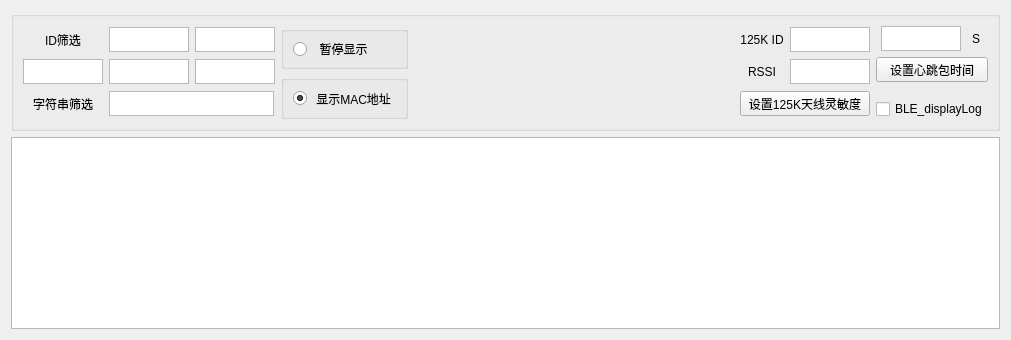
      <widget class="QWidget" name="BLE_data">
       <attribute name="title">
        <string>BLE_data</string>
       </attribute>
       <layout class="QVBoxLayout" name="verticalLayout_70">
        <item>
         <widget class="QGroupBox" name="groupBox_22">
          <property name="minimumSize">
           <size>
            <width>0</width>
            <height>120</height>
           </size>
          </property>
          <property name="maximumSize">
           <size>
            <width>16777215</width>
            <height>120</height>
           </size>
          </property>
          <property name="title">
           <string/>
          </property>
          <layout class="QHBoxLayout" name="horizontalLayout_79">
           <item>
            <layout class="QVBoxLayout" name="verticalLayout_65">
             <item>
              <layout class="QHBoxLayout" name="horizontalLayout_70">
               <item>
                <widget class="QLabel" name="label_43">
                 <property name="minimumSize">
                  <size>
                   <width>80</width>
                   <height>25</height>
                  </size>
                 </property>
                 <property name="maximumSize">
                  <size>
                   <width>80</width>
                   <height>25</height>
                  </size>
                 </property>
                 <property name="text">
                  <string>ID筛选</string>
                 </property>
                 <property name="alignment">
                  <set>Qt::AlignCenter</set>
                 </property>
                </widget>
               </item>
               <item>
                <widget class="QTextEdit" name="BLE_FiltId">
                 <property name="minimumSize">
                  <size>
                   <width>80</width>
                   <height>25</height>
                  </size>
                 </property>
                 <property name="maximumSize">
                  <size>
                   <width>80</width>
                   <height>25</height>
                  </size>
                 </property>
                </widget>
               </item>
               <item>
                <widget class="QTextEdit" name="BLE_FiltId_1">
                 <property name="minimumSize">
                  <size>
                   <width>80</width>
                   <height>25</height>
                  </size>
                 </property>
                 <property name="maximumSize">
                  <size>
                   <width>80</width>
                   <height>25</height>
                  </size>
                 </property>
                </widget>
               </item>
              </layout>
             </item>
             <item>
              <layout class="QHBoxLayout" name="horizontalLayout_71">
               <item>
                <widget class="QTextEdit" name="BLE_FiltId_2">
                 <property name="minimumSize">
                  <size>
                   <width>80</width>
                   <height>25</height>
                  </size>
                 </property>
                 <property name="maximumSize">
                  <size>
                   <width>80</width>
                   <height>25</height>
                  </size>
                 </property>
                </widget>
               </item>
               <item>
                <widget class="QTextEdit" name="BLE_FiltId_3">
                 <property name="minimumSize">
                  <size>
                   <width>80</width>
                   <height>25</height>
                  </size>
                 </property>
                 <property name="maximumSize">
                  <size>
                   <width>80</width>
                   <height>25</height>
                  </size>
                 </property>
                </widget>
               </item>
               <item>
                <widget class="QTextEdit" name="BLE_FiltId_4">
                 <property name="minimumSize">
                  <size>
                   <width>80</width>
                   <height>25</height>
                  </size>
                 </property>
                 <property name="maximumSize">
                  <size>
                   <width>80</width>
                   <height>25</height>
                  </size>
                 </property>
                </widget>
               </item>
              </layout>
             </item>
             <item>
              <layout class="QHBoxLayout" name="horizontalLayout_72">
               <item>
                <widget class="QLabel" name="label_44">
                 <property name="minimumSize">
                  <size>
                   <width>80</width>
                   <height>25</height>
                  </size>
                 </property>
                 <property name="maximumSize">
                  <size>
                   <width>80</width>
                   <height>25</height>
                  </size>
                 </property>
                 <property name="text">
                  <string>字符串筛选</string>
                 </property>
                 <property name="alignment">
                  <set>Qt::AlignCenter</set>
                 </property>
                </widget>
               </item>
               <item>
                <widget class="QTextEdit" name="BLE_FiltStr">
                 <property name="minimumSize">
                  <size>
                   <width>165</width>
                   <height>25</height>
                  </size>
                 </property>
                 <property name="maximumSize">
                  <size>
                   <width>165</width>
                   <height>25</height>
                  </size>
                 </property>
                </widget>
               </item>
              </layout>
             </item>
            </layout>
           </item>
           <item>
            <layout class="QVBoxLayout" name="verticalLayout_66">
             <item>
              <widget class="QGroupBox" name="groupBox_23">
               <property name="minimumSize">
                <size>
                 <width>0</width>
                 <height>35</height>
                </size>
               </property>
               <property name="title">
                <string/>
               </property>
               <layout class="QVBoxLayout" name="verticalLayout_67">
                <item>
                 <widget class="QRadioButton" name="BLE_StopDisplay">
                  <property name="text">
                   <string>  暂停显示</string>
                  </property>
                 </widget>
                </item>
               </layout>
              </widget>
             </item>
             <item>
              <widget class="QGroupBox" name="groupBox_24">
               <property name="minimumSize">
                <size>
                 <width>0</width>
                 <height>35</height>
                </size>
               </property>
               <property name="title">
                <string/>
               </property>
               <layout class="QVBoxLayout" name="verticalLayout_68">
                <item>
                 <widget class="QRadioButton" name="BLE_DisplayMac">
                  <property name="text">
                   <string> 显示MAC地址</string>
                  </property>
                  <property name="checked">
                   <bool>true</bool>
                  </property>
                 </widget>
                </item>
               </layout>
              </widget>
             </item>
            </layout>
           </item>
           <item>
            <spacer name="horizontalSpacer_8">
             <property name="orientation">
              <enum>Qt::Horizontal</enum>
             </property>
             <property name="sizeHint" stdset="0">
              <size>
               <width>85</width>
               <height>20</height>
              </size>
             </property>
            </spacer>
           </item>
           <item>
            <spacer name="horizontalSpacer_31">
             <property name="orientation">
              <enum>Qt::Horizontal</enum>
             </property>
             <property name="sizeHint" stdset="0">
              <size>
               <width>84</width>
               <height>20</height>
              </size>
             </property>
            </spacer>
           </item>
           <item>
            <spacer name="horizontalSpacer_32">
             <property name="orientation">
              <enum>Qt::Horizontal</enum>
             </property>
             <property name="sizeHint" stdset="0">
              <size>
               <width>40</width>
               <height>20</height>
              </size>
             </property>
            </spacer>
           </item>
           <item>
            <spacer name="horizontalSpacer_33">
             <property name="orientation">
              <enum>Qt::Horizontal</enum>
             </property>
             <property name="sizeHint" stdset="0">
              <size>
               <width>37</width>
               <height>17</height>
              </size>
             </property>
            </spacer>
           </item>
           <item>
            <spacer name="horizontalSpacer_35">
             <property name="orientation">
              <enum>Qt::Horizontal</enum>
             </property>
             <property name="sizeHint" stdset="0">
              <size>
               <width>40</width>
               <height>20</height>
              </size>
             </property>
            </spacer>
           </item>
           <item>
            <spacer name="horizontalSpacer_34">
             <property name="orientation">
              <enum>Qt::Horizontal</enum>
             </property>
             <property name="sizeHint" stdset="0">
              <size>
               <width>40</width>
               <height>20</height>
              </size>
             </property>
            </spacer>
           </item>
           <item>
            <layout class="QVBoxLayout" name="verticalLayout_73">
             <item>
              <layout class="QHBoxLayout" name="horizontalLayout_77">
               <item>
                <widget class="QLabel" name="label_50">
                 <property name="maximumSize">
                  <size>
                   <width>16777215</width>
                   <height>16777215</height>
                  </size>
                 </property>
                 <property name="text">
                  <string>125K ID</string>
                 </property>
                 <property name="alignment">
                  <set>Qt::AlignCenter</set>
                 </property>
                </widget>
               </item>
               <item>
                <widget class="QTextEdit" name="BLE_125KIDtextEdit">
                 <property name="maximumSize">
                  <size>
                   <width>80</width>
                   <height>25</height>
                  </size>
                 </property>
                </widget>
               </item>
              </layout>
             </item>
             <item>
              <layout class="QHBoxLayout" name="horizontalLayout_78">
               <item>
                <widget class="QLabel" name="label_53">
                 <property name="maximumSize">
                  <size>
                   <width>16777215</width>
                   <height>16777215</height>
                  </size>
                 </property>
                 <property name="text">
                  <string>RSSI</string>
                 </property>
                 <property name="alignment">
                  <set>Qt::AlignCenter</set>
                 </property>
                </widget>
               </item>
               <item>
                <widget class="QTextEdit" name="BLE_125KRssitextEdit">
                 <property name="maximumSize">
                  <size>
                   <width>80</width>
                   <height>25</height>
                  </size>
                 </property>
                </widget>
               </item>
              </layout>
             </item>
             <item>
              <widget class="QPushButton" name="BLE__set125KRssi">
               <property name="maximumSize">
                <size>
                 <width>16777215</width>
                 <height>25</height>
                </size>
               </property>
               <property name="text">
                <string>设置125K天线灵敏度</string>
               </property>
              </widget>
             </item>
            </layout>
           </item>
           <item>
            <layout class="QVBoxLayout" name="verticalLayout_69">
             <item>
              <layout class="QHBoxLayout" name="horizontalLayout_73">
               <item>
                <widget class="QTextEdit" name="BLE_textEdit_heartbeat_time">
                 <property name="maximumSize">
                  <size>
                   <width>80</width>
                   <height>25</height>
                  </size>
                 </property>
                </widget>
               </item>
               <item>
                <widget class="QLabel" name="label_45">
                 <property name="maximumSize">
                  <size>
                   <width>10</width>
                   <height>16777215</height>
                  </size>
                 </property>
                 <property name="text">
                  <string>S </string>
                 </property>
                </widget>
               </item>
              </layout>
             </item>
             <item>
              <widget class="QPushButton" name="BLE_bt_setHeartBeatTime">
               <property name="maximumSize">
                <size>
                 <width>16777215</width>
                 <height>25</height>
                </size>
               </property>
               <property name="text">
                <string>设置心跳包时间</string>
               </property>
              </widget>
             </item>
             <item>
              <spacer name="verticalSpacer_4">
               <property name="orientation">
                <enum>Qt::Vertical</enum>
               </property>
               <property name="sizeHint" stdset="0">
                <size>
                 <width>95</width>
                 <height>70</height>
                </size>
               </property>
              </spacer>
             </item>
             <item>
              <widget class="QCheckBox" name="BLE_displayLog">
               <property name="text">
                <string>BLE_displayLog</string>
               </property>
              </widget>
             </item>
            </layout>
           </item>
          </layout>
         </widget>
        </item>
        <item>
         <widget class="QTextBrowser" name="BLE_display"/>
        </item>
       </layout>
      </widget>
